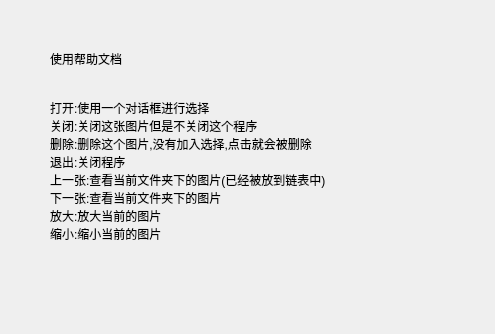
<?xml version="1.0" encoding="UTF-8"?>
<ui version="4.0">
 <class>helpUI</class>
 <widget class="QWidget" name="helpUI">
  <property name="geometry">
   <rect>
    <x>0</x>
    <y>0</y>
    <width>495</width>
    <height>334</height>
   </rect>
  </property>
  <property name="windowTitle">
   <string>Form</string>
  </property>
  <widget class="QLabel" name="label">
   <property name="geometry">
    <rect>
     <x>50</x>
     <y>50</y>
     <width>101</width>
     <height>17</height>
    </rect>
   </property>
   <property name="text">
    <string>使用帮助文档</string>
   </property>
  </widget>
  <widget class="QLabel" name="label_2">
   <property name="geometry">
    <rect>
     <x>50</x>
     <y>90</y>
     <width>401</width>
     <height>161</height>
    </rect>
   </property>
   <property name="text">
    <string>打开:使用一个对话框进行选择
关闭:关闭这张图片但是不关闭这个程序
删除:删除这个图片,没有加入选择,点击就会被删除
退出:关闭程序
上一张:查看当前文件夹下的图片(已经被放到链表中)
下一张:查看当前文件夹下的图片
放大:放大当前的图片
缩小:缩小当前的图片</string>
   </property>
  </widget>
 </widget>
 <resources/>
 <connections/>
</ui>
